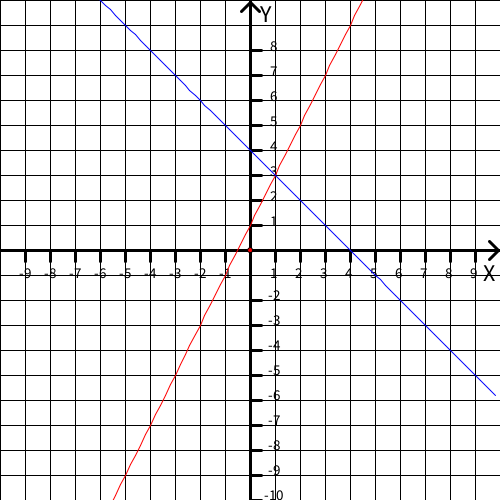
Frame 1 (no input)
Frame 60 (the mouse pressed at the canvas centre just before this capture): identical to frame 1, image omitted
Frame 120 (the mouse held since frame 60 and released just before this capture): identical to frame 1, image omitted

The Processing sketch that drew this single still picture (run headless with seeded random() and noise(); from frame 60 on, the mouse is pressed at the canvas centre):

// Processing sketch: mathCoord1
// ── mathCoord1.pde



//consts
color RED  = color(255, 0, 0); 
color BLUE = color(0, 0, 255); 

// grid of rectangles
int x = 0, y = 0, 
  w = 25, h = w, 
  offset = 0;

int grid = 20, 
  many = grid*grid;

float f_start_x = -10, 
  f_stop_x = 10;
int steps = 100;
float dx = (f_stop_x - f_start_x )/float(steps);

boolean diagPrintlnFlag = true;

// -----------------------------------------------------------------------

void setup() {
  size(500, 500);
}

void draw() {
  background(255);
  draw_grid();
  draw_f1(RED);
  draw_f2(BLUE);
}

// -----------------------------------------------------------------------
// TWO FUNCTIONS

void draw_f1(color col1) {
  // function 
  pushMatrix();
  translate(width/2, height/2);

  float X, Y, 
    f_start_x = -10, 
    f_stop_x = 10;
  float dx = (f_stop_x - f_start_x )/float(steps);

  float xToDraw, yToDraw;
  float xToDrawPrevious=0, yToDrawPrevious=0; 

  for ( int i = 0; i < steps; i++) {
    X = f_start_x + dx * i;


    // ***********************************************************************
    // The function to plot
    Y = 2*X + 1;  // change this line
    //Y = 2.0 * X*X -8;   // 2.0*X +1.0
    // ***********************************************************************

    xToDraw = getXtoDraw(X); 
    yToDraw = getYtoDraw(Y); 

    if ( i == 0 ) {                         // need a dummy init for first line
      xToDrawPrevious=xToDraw; 
      yToDrawPrevious=yToDraw;
    }
    if ( diagPrintlnFlag ) {
      println("i "+i+" X "+nf(X, 1, 1)+" Y "+nf(Y, 1, 1));
    }
    stroke(col1);
    fill(col1);
    line(xToDrawPrevious, yToDrawPrevious, xToDraw, yToDraw) ;    
    //ellipse(X*w, -Y*w, 2, 2);

    // remember for next line
    xToDrawPrevious=xToDraw; 
    yToDrawPrevious=yToDraw;
  }//for 

  // print list only one time
  diagPrintlnFlag= false;                            
  popMatrix();
}

void draw_f2(color col1) {
  // function 
  pushMatrix();
  translate(width/2, height/2);

  int steps = 100;
  float X, Y;  


  float xToDraw, yToDraw;
  float xToDrawPrevious=0, yToDrawPrevious=0; 

  for ( int i = 0; i < steps; i++) {
    X = f_start_x + dx * i;

    // ***********************************************************************
    // The function to plot
    Y =  - X + 4;    // change this line
    //Y = 2.0 * X*X -8;   // 2.0*X +1.0  
    // ***********************************************************************

    xToDraw = getXtoDraw(X); 
    yToDraw = getYtoDraw(Y); 

    if ( i == 0 ) {                         // need a dummy init for first line
      xToDrawPrevious=xToDraw; 
      yToDrawPrevious=yToDraw;
    }
    if ( diagPrintlnFlag ) {
      println("i "+i+" X "+nf(X, 1, 1)+" Y "+nf(Y, 1, 1));
    }
    stroke(col1);
    fill(col1);
    line(xToDrawPrevious, yToDrawPrevious, xToDraw, yToDraw) ;    
    //ellipse(X*w, -Y*w, 2, 2);

    // remember for next line
    xToDrawPrevious=xToDraw; 
    yToDrawPrevious=yToDraw;
  }//for 

  // print list only one time
  diagPrintlnFlag= false;                            
  popMatrix();
}

// ------------------------------------------------------------
// coordinate function

void draw_grid() {

  stroke(0);
  for (int i = 0; i < many; i++) {
    noFill();
    rect(x+(i%grid)*(w+offset), y+(floor(i/grid))*(h+offset), 
      w, h);   // or any other shape/text on that position
  }

  // small lines with numbers ||||||||||| : for x axis 
  pushMatrix();
  translate(width/2, height/2);
  strokeWeight(3);
  textSize(15); 
  textAlign(CENTER);
  fill(0); // BLACK 
  stroke(0); // BLACK
  for (int i = -grid/2; i < grid/2; i++) {
    float dx = 1;
    float X =  dx * i;
    if (X==0 || X==-10) 
      continue;  // skip those numbers 
    float xToDraw = getXtoDraw(X); 
    float yToDraw = getYtoDraw(0); 
    line(xToDraw, yToDraw, xToDraw, yToDraw+11);
    text(i, 
      xToDraw-1, yToDraw+29-1);
  }//for 
  textAlign(LEFT);
  strokeWeight(1);
  popMatrix(); 

  // small lines with numbers : for y axis 
  pushMatrix();
  translate(width/2, height/2);
  stroke(0); // BLACK
  fill(0);  // BLACK
  textSize(15); 
  textAlign(CENTER);
  strokeWeight(3);
  for (int i = -grid/2; i < grid/2; i++) {
    float dx = 1;
    float Y =  dx * i;
    if (Y==0 || Y==9 || Y==-1) 
      continue;  // skip these numbers 
    float xToDraw = getXtoDraw(0); 
    float yToDraw = getYtoDraw(Y); 
    line(xToDraw, yToDraw, xToDraw+11, yToDraw);
    text(i, 
      xToDraw+24, yToDraw);
  }//for 
  textAlign(LEFT);
  strokeWeight(1);
  popMatrix(); 

  // show arrows and texts X and Y 
  decoration(); 

  // show center point
  pushMatrix();
  translate(width/2, height/2);
  // fill(200, 200, 0);
  fill(255, 0, 0);
  ellipse(0, 0, 5, 5);       // show center point
  popMatrix();
}

void decoration () {
  stroke(0); 
  strokeWeight(3); 
  // line |
  line ( width/2, 0, width/2, height); 

  // line -
  line ( 0, height/2, width, height/2);


  // texts X and its arrow ---
  fill(0); 
  textSize(24);
  text ( "X", 
    width-17, height/2+31); 

  pushMatrix();
  noFill();
  strokeWeight(3.0);
  strokeJoin(MITER);
  beginShape();

  float f = 3.0; 
  translate(width-f*7, height/2);  

  vertex(3.5*f, -3.0*f);
  vertex(6.5*f, 0.0*f);
  vertex(3.5*f, 3.0*f);
  endShape();
  strokeWeight(1); 
  popMatrix();

  // texts Y and its arrow --- 
  fill(0); 
  textSize(24);
  text ( "Y", 
    width/2+10, 22); 

  pushMatrix();
  noFill();
  strokeWeight(3.0);
  strokeJoin(MITER);
  beginShape();
  translate(width/2, 22);  
  f = 3.0; 
  vertex( -3.0*f, -3.5*f);
  vertex( 0.0*f, - 6.5 * f);
  vertex( 3.0*f, - 3.5 * f);
  endShape();
  strokeWeight(1); 
  popMatrix();

  strokeWeight(1);
}

// ------------------------------------------------------------
// HELPER FUNCTIONS 

float getXtoDraw(float xin_) {
  return xin_*w;
} 

float getYtoDraw(float yin_) {
  // in processing draw y negativ!
  return -yin_*w;
}
// 
